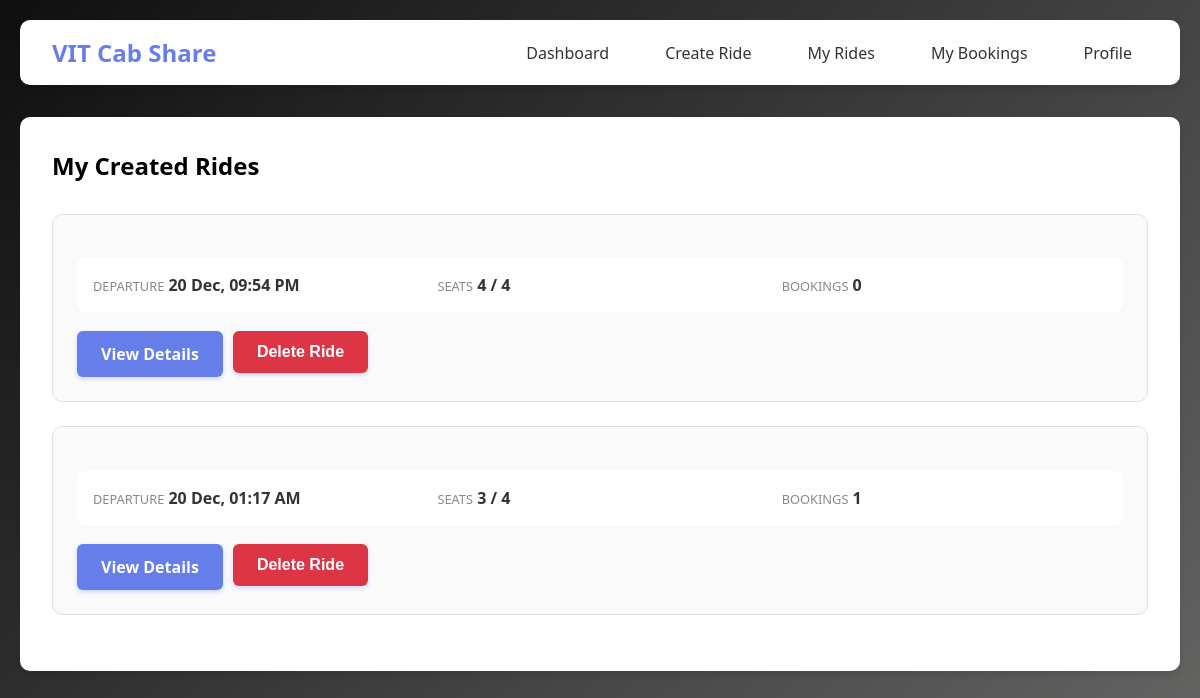
/my_rides (signed in), run on an earlier commit of the app's database.
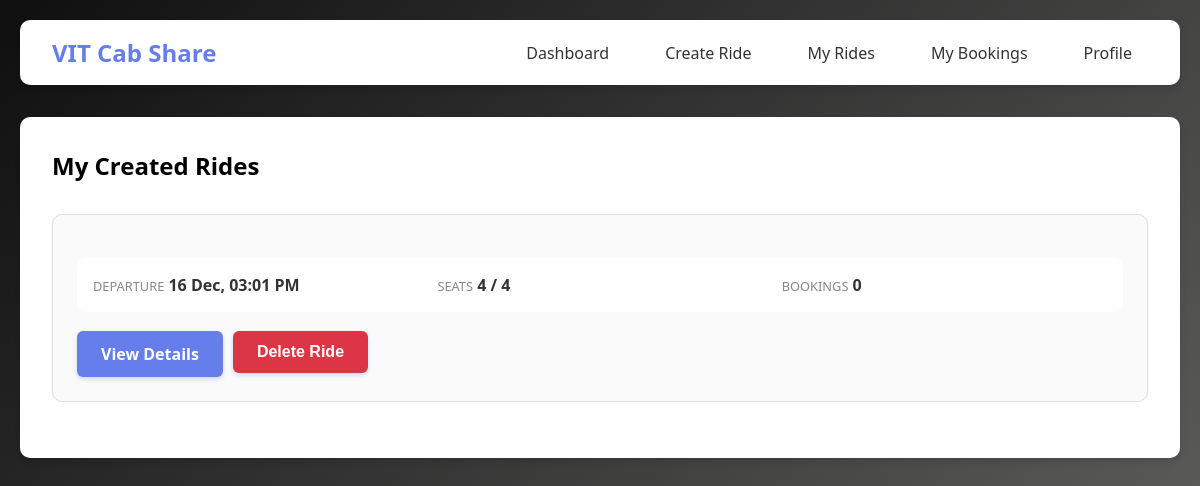
And on a later commit of the database.
### app.py (models this page shows)
class Ride(db.Model):
    id = db.Column(db.Integer, primary_key=True)
    user_id = db.Column(db.Integer, db.ForeignKey('user.id'), nullable=False)
    departure_time = db.Column(db.DateTime, nullable=False)
    total_seats = db.Column(db.Integer, nullable=False)
    available_seats = db.Column(db.Integer, nullable=False)
    cost_per_person = db.Column(db.Integer, nullable=False)
    meeting_point = db.Column(db.String(200), nullable=False)
    drop_point = db.Column(db.String(200), nullable=False, default='Katpadi Railway Station')
    notes = db.Column(db.Text)
    created_at = db.Column(db.DateTime, default=datetime.utcnow)
    bookings = db.relationship('Booking', backref='ride', lazy=True)

### app.py (the view)
@app.route('/my_rides')
def my_rides():
    if 'user_id' not in session:
        return redirect(url_for('login'))
    rides = Ride.query.filter_by(user_id=session['user_id']).order_by(Ride.departure_time.desc()).all()
    return render_template('my_rides.html', rides=rides)

### templates/my_rides.html (shortened to what this page needs)
{% extends "base.html" %}
{% block content %}
<h2 style="margin-bottom: 2rem;">My Created Rides</h2>
{% if rides %}
    {% for ride in rides %}
    <div class="ride-card">
        <div class="ride-info">
            <div class="info-item">
                <span class="info-label">Departure</span>
                <span class="info-value">{{ ride.departure_time.strftime('%d %b, %I:%M %p') }}</span>
            </div>
            <div class="info-item">
                <span class="info-label">Seats</span>
                <span class="info-value">{{ ride.available_seats }} / {{ ride.total_seats }}</span>
            </div>
            <div class="info-item">
                <span class="info-label">Bookings</span>
                <span class="info-value">{{ ride.bookings|length }}</span>
            </div>
        </div>
        <div style="display: flex; gap: 10px; margin-top: 10px;">
            <a href="{{ url_for('ride_details', ride_id=ride.id) }}" class="btn">View Details</a>
            <form action="{{ url_for('delete_ride', ride_id=ride.id) }}" method="POST" style="display: inline;">
                <button type="submit" class="btn" style="background-color: #dc3545; color: white; border: none;"
                        onclick="return confirm('Are you sure you want to delete this ride? This will also cancel all current bookings.')">
                    Delete Ride
                </button>
            </form>
        </div>
    </div>
    {% endfor %}
{% else %}
    <p style="text-align: center; color: #666;">You haven't created any rides yet.</p>
{% endif %}
{% endblock %}

What changed in the data, as far as the page shows it:
no longer on this page (row edited): Ride: departure_time "20 Dec, 01:17 AM", available_seats "3", total_seats "4", bookings|length "1"
changed Ride: departure_time "20 Dec, 09:54 PM" → "16 Dec, 03:01 PM"
